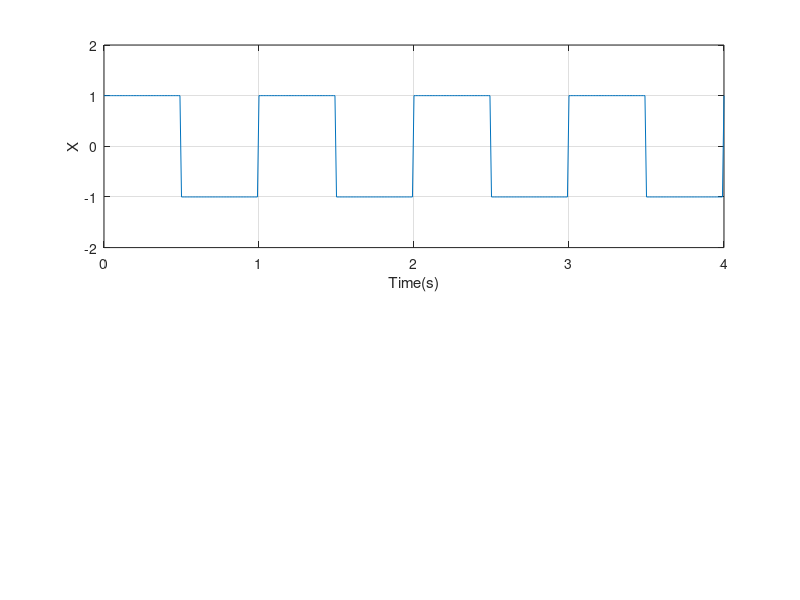

This chart was generated by the following MATLAB code: (Note: this script raises an error after producing the figure.)
% Problem8.1
dt = 1/100;
et = 4;
t = 0:dt:et;
y = square(2*pi*t);
subplot(2,1,1);plot(t,y);grid on
axis([0 et -2 2]);
xlabel('Time(s)');
ylabel('X');
[f,s] = ft(t,y);
S = abs(s);
subplot(2,1,2);
plot(f,S);grid on
xlabel('Frequency(Hz)');
ylabel('Amplitude');